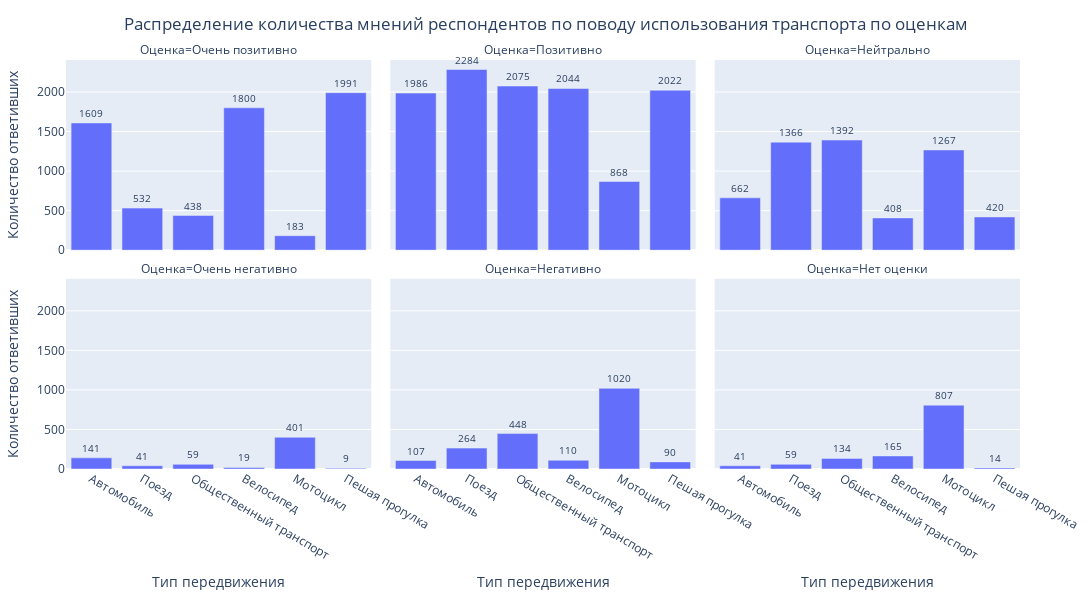
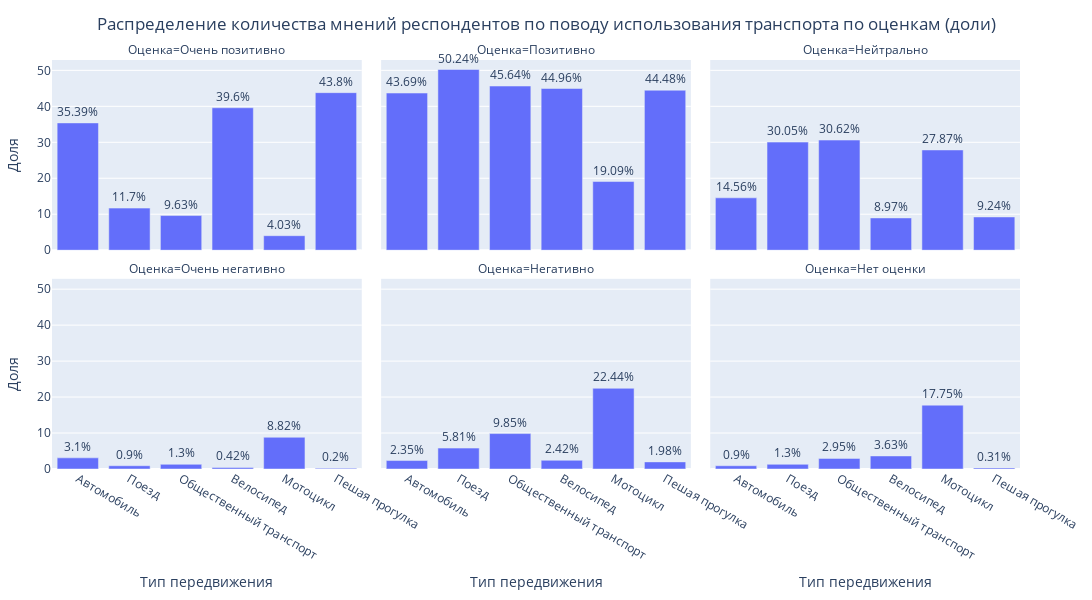

The notebook cell these images were saved under, in order:
### Markdown cell above
'OORDEEL_AUTO': 'оценка_автомобиля',
'OORDEEL_TREIN': 'оценка_поезда',
'OORDEEL_BTM': 'оценка_общественного_транспорта',
'OORDEEL_FIETS': 'оценка_велосипеда',
'OORDEEL_BROMMER': 'оценка_мопеда',
'OORDEEL_LOPEN': 'оценка_передвижения_пешком',

### Code cell
df31 = df.groupby('OORDEEL_AUTO').size().reset_index().rename(columns = {'OORDEEL_AUTO': 'Оценка автомобиля', 0: 'Количество поездок'}).sort_values('Количество поездок', ascending=False)
df31['Тип передвижения'] = 'Автомобиль'


df32 = df.groupby('OORDEEL_TREIN').size().reset_index().rename(columns = {'OORDEEL_TREIN': 'Оценка поезда', 0: 'Количество поездок'}).sort_values('Количество поездок', ascending=False)
df32['Тип передвижения'] = 'Поезд'


df33 = df.groupby('OORDEEL_BTM').size().reset_index().rename(columns = {'OORDEEL_BTM': 'Оценка общественного транспорта', 0: 'Количество поездок'}).sort_values('Количество поездок', ascending=False)
df33['Тип передвижения'] = 'Общественный транспорт'


df34 = df.groupby('OORDEEL_FIETS').size().reset_index().rename(columns = {'OORDEEL_FIETS': 'Оценка велосипеда', 0: 'Количество поездок'}).sort_values('Количество поездок', ascending=False)
df34['Тип передвижения'] = 'Велосипед'


df35 = df.groupby('OORDEEL_BROMMER').size().reset_index().rename(columns = {'OORDEEL_BROMMER': 'Оценка мотоцикла', 0: 'Количество поездок'}).sort_values('Количество поездок', ascending=False)
df35['Тип передвижения'] = 'Мотоцикл'


df36 = df.groupby('OORDEEL_LOPEN').size().reset_index().rename(columns = {'OORDEEL_LOPEN': 'Оценка ходить пешком', 0: 'Количество поездок'}).sort_values('Количество поездок', ascending=False)
df36['Тип передвижения'] = 'Пешая прогулка'


df3 = pd.concat([df31, df32, df33, df34, df35, df36])

overall = sum(df31['Количество поездок'])



df_long = pd.melt(
    df3,
    id_vars=['Количество поездок', 'Тип передвижения'],
    value_vars=['Оценка автомобиля', 'Оценка поезда', 'Оценка общественного транспорта',
                'Оценка велосипеда', 'Оценка мотоцикла', 'Оценка ходить пешком'],
    var_name='Тип оценки',
    value_name='Оценка'
)


df_long.dropna(inplace=True)

df_long['Доля'] = round((df_long['Количество поездок'] / overall) * 100, 2)


df_long['Оценка'] = df_long['Оценка'].replace({1: 'Очень негативно',
                                   2: 'Негативно',
                                   3: 'Нейтрально',
                                   4: 'Позитивно',
                                   5: 'Очень позитивно',
                                   6: 'Нет оценки',
                                   })
order = ['Очень позитивно', 'Позитивно', 'Нейтрально', 'Очень негативно', 'Негативно', 'Нет оценки']
df_long['Оценка'] = pd.Categorical(df_long['Оценка'], categories=order, ordered=True)

df_long = df_long.rename(columns={'Количество поездок': 'Количество ответивших'})

#--------------ОТОБРАЗИМ ВСЕ В КОЛИЧЕСТВАХ----------------------

fig3 = px.bar(
    df_long, 
    x='Тип передвижения', 
    y='Количество ответивших', 
    text='Количество ответивших',
    facet_col='Оценка',
    facet_col_wrap=3,  # Создаем две строки по 3 графика
    height=600, 
    width=1400,
    category_orders={'Оценка': order}
)

fig3.update_traces(textfont_size=10, textposition='outside', cliponaxis=False)

fig3.update_layout(
    title={'text': 'Распределение количества мнений респондентов по поводу использования транспорта по оценкам', 'x': 0.5},
    margin=dict(t=60, b=40, l=40, r=40),
    legend=dict(title='Тип передвижения', orientation='h', yanchor='bottom', y=-0.2, xanchor='center', x=0.5)
)

fig3.show()


#--------------ОТОБРАЗИМ ВСЕ В ДОЛЯХ----------------------
fig4 = px.bar(
    df_long, 
    x='Тип передвижения', 
    y='Доля', 
    text='Доля',
    facet_col='Оценка',
    facet_col_wrap=3,
    height=600, 
    width=1400,
    category_orders={'Оценка': order}
)

fig4.update_traces(
    textposition='outside',
    textfont=dict(size=12),  
    cliponaxis=False,  
    texttemplate='%{text}%', 
    offsetgroup=1 
)

fig4.update_layout(
    title={'text': 'Распределение количества мнений респондентов по поводу использования транспорта по оценкам (доли)', 'x': 0.5},
    margin=dict(t=60, b=40, l=40, r=40),
    uniformtext_minsize=12,
    uniformtext_mode='show'  
)

fig4.show()

### Figure 1 — Plotly figure (JSON) as saved in the notebook; plotly's stock layout.template omitted (floating-point values rounded to 4 significant figures)
{"data": [{"cliponaxis": false, "hovertemplate": "Оценка=Очень позитивно<br>Тип передвижения=%{x}<br>Количество ответивших=%{text}<extra></extra>", "legendgroup": "", "marker": {"color": "#636efa", "pattern": {"shape": ""}}, "name": "", "orientation": "v", "showlegend": false, "text": [1609.0, 532.0, 438.0, 1800.0, 183.0, 1991.0], "textfont": {"size": 10}, "textposition": "outside", "type": "bar", "x": ["Автомобиль", "Поезд", "Общественный транспорт", "Велосипед", "Мотоцикл", "Пешая прогулка"], "xaxis": "x4", "y": [1609, 532, 438, 1800, 183, 1991], "yaxis": "y4"}, {"cliponaxis": false, "hovertemplate": "Оценка=Позитивно<br>Тип передвижения=%{x}<br>Количество ответивших=%{text}<extra></extra>", "legendgroup": "", "marker": {"color": "#636efa", "pattern": {"shape": ""}}, "name": "", "orientation": "v", "showlegend": false, "text": [1986.0, 2284.0, 2075.0, 2044.0, 868.0, 2022.0], "textfont": {"size": 10}, "textposition": "outside", "type": "bar", "x": ["Автомобиль", "Поезд", "Общественный транспорт", "Велосипед", "Мотоцикл", "Пешая прогулка"], "xaxis": "x5", "y": [1986, 2284, 2075, 2044, 868, 2022], "yaxis": "y5"}, {"cliponaxis": false, "hovertemplate": "Оценка=Нейтрально<br>Тип передвижения=%{x}<br>Количество ответивших=%{text}<extra></extra>", "legendgroup": "", "marker": {"color": "#636efa", "pattern": {"shape": ""}}, "name": "", "orientation": "v", "showlegend": false, "text": [662.0, 1366.0, 1392.0, 408.0, 1267.0, 420.0], "textfont": {"size": 10}, "textposition": "outside", "type": "bar", "x": ["Автомобиль", "Поезд", "Общественный транспорт", "Велосипед", "Мотоцикл", "Пешая прогулка"], "xaxis": "x6", "y": [662, 1366, 1392, 408, 1267, 420], "yaxis": "y6"}, {"cliponaxis": false, "hovertemplate": "Оценка=Очень негативно<br>Тип передвижения=%{x}<br>Количество ответивших=%{text}<extra></extra>", "legendgroup": "", "marker": {"color": "#636efa", "pattern": {"shape": ""}}, "name": "", "orientation": "v", "showlegend": false, "text": [141.0, 41.0, 59.0, 19.0, 401.0, 9.0], "textfont": {"size": 10}, "textposition": "outside", "type": "bar", "x": ["Автомобиль", "Поезд", "Общественный транспорт", "Велосипед", "Мотоцикл", "Пешая прогулка"], "xaxis": "x", "y": [141, 41, 59, 19, 401, 9], "yaxis": "y"}, {"cliponaxis": false, "hovertemplate": "Оценка=Негативно<br>Тип передвижения=%{x}<br>Количество ответивших=%{text}<extra></extra>", "legendgroup": "", "marker": {"color": "#636efa", "pattern": {"shape": ""}}, "name": "", "orientation": "v", "showlegend": false, "text": [107.0, 264.0, 448.0, 110.0, 1020.0, 90.0], "textfont": {"size": 10}, "textposition": "outside", "type": "bar", "x": ["Автомобиль", "Поезд", "Общественный транспорт", "Велосипед", "Мотоцикл", "Пешая прогулка"], "xaxis": "x2", "y": [107, 264, 448, 110, 1020, 90], "yaxis": "y2"}, {"cliponaxis": false, "hovertemplate": "Оценка=Нет оценки<br>Тип передвижения=%{x}<br>Количество ответивших=%{text}<extra></extra>", "legendgroup": "", "marker": {"color": "#636efa", "pattern": {"shape": ""}}, "name": "", "orientation": "v", "showlegend": false, "text": [41.0, 59.0, 134.0, 165.0, 807.0, 14.0], "textfont": {"size": 10}, "textposition": "outside", "type": "bar", "x": ["Автомобиль", "Поезд", "Общественный транспорт", "Велосипед", "Мотоцикл", "Пешая прогулка"], "xaxis": "x3", "y": [41, 59, 134, 165, 807, 14], "yaxis": "y3"}], "layout": {"annotations": [{"font": {}, "showarrow": false, "text": "Оценка=Очень негативно", "x": 0.16, "xanchor": "center", "xref": "paper", "y": 0.465, "yanchor": "bottom", "yref": "paper"}, {"font": {}, "showarrow": false, "text": "Оценка=Негативно", "x": 0.5, "xanchor": "center", "xref": "paper", "y": 0.465, "yanchor": "bottom", "yref": "paper"}, {"font": {}, "showarrow": false, "text": "Оценка=Нет оценки", "x": 0.84, "xanchor": "center", "xref": "paper", "y": 0.465, "yanchor": "bottom", "yref": "paper"}, {"font": {}, "showarrow": false, "text": "Оценка=Очень позитивно", "x": 0.16, "xanchor": "center", "xref": "paper", "y": 1.0, "yanchor": "bottom", "yref": "paper"}, {"font": {}, "showarrow": false, "text": "Оценка=Позитивно", "x": 0.5, "xanchor": "center", "xref": "paper", "y": 1.0, "yanchor": "bottom", "yref": "paper"}, {"font": {}, "showarrow": false, "text": "Оценка=Нейтрально", "x": 0.84, "xanchor": "center", "xref": "paper", "y": 1.0, "yanchor": "bottom", "yref": "paper"}], "barmode": "relative", "height": 600, "legend": {"orientation": "h", "title": {"text": "Тип передвижения"}, "tracegroupgap": 0, "x": 0.5, "xanchor": "center", "y": -0.2, "yanchor": "bottom"}, "margin": {"b": 40, "l": 40, "r": 40, "t": 60}, "title": {"text": "Распределение количества мнений респондентов по поводу использования транспорта по оценкам", "x": 0.5}, "width": 1400, "xaxis": {"anchor": "y", "domain": [0, 0.32], "title": {"text": "Тип передвижения"}}, "xaxis2": {"anchor": "y2", "domain": [0.34, 0.66], "matches": "x", "title": {"text": "Тип передвижения"}}, "xaxis3": {"anchor": "y3", "domain": [0.68, 1.0], "matches": "x", "title": {"text": "Тип передвижения"}}, "xaxis4": {"anchor": "y4", "domain": [0, 0.32], "matches": "x", "showticklabels": false}, "xaxis5": {"anchor": "y5", "domain": [0.34, 0.66], "matches": "x", "showticklabels": false}, "xaxis6": {"anchor": "y6", "domain": [0.68, 1.0], "matches": "x", "showticklabels": false}, "yaxis": {"anchor": "x", "domain": [0, 0.465], "title": {"text": "Количество ответивших"}}, "yaxis2": {"anchor": "x2", "domain": [0, 0.465], "matches": "y", "showticklabels": false}, "yaxis3": {"anchor": "x3", "domain": [0, 0.465], "matches": "y", "showticklabels": false}, "yaxis4": {"anchor": "x4", "domain": [0.535, 1.0], "matches": "y", "title": {"text": "Количество ответивших"}}, "yaxis5": {"anchor": "x5", "domain": [0.535, 1.0], "matches": "y", "showticklabels": false}, "yaxis6": {"anchor": "x6", "domain": [0.535, 1.0], "matches": "y", "showticklabels": false}}}

### Figure 2 — Plotly figure (JSON) as saved in the notebook; plotly's stock layout.template omitted (floating-point values rounded to 4 significant figures)
{"data": [{"cliponaxis": false, "hovertemplate": "Оценка=Очень позитивно<br>Тип передвижения=%{x}<br>Доля=%{text}<extra></extra>", "legendgroup": "", "marker": {"color": "#636efa", "pattern": {"shape": ""}}, "name": "", "offsetgroup": "1", "orientation": "v", "showlegend": false, "text": [35.39, 11.7, 9.63, 39.6, 4.03, 43.8], "textfont": {"size": 12}, "textposition": "outside", "texttemplate": "%{text}%", "type": "bar", "x": ["Автомобиль", "Поезд", "Общественный транспорт", "Велосипед", "Мотоцикл", "Пешая прогулка"], "xaxis": "x4", "y": [35.39, 11.7, 9.63, 39.6, 4.03, 43.8], "yaxis": "y4"}, {"cliponaxis": false, "hovertemplate": "Оценка=Позитивно<br>Тип передвижения=%{x}<br>Доля=%{text}<extra></extra>", "legendgroup": "", "marker": {"color": "#636efa", "pattern": {"shape": ""}}, "name": "", "offsetgroup": "1", "orientation": "v", "showlegend": false, "text": [43.69, 50.24, 45.64, 44.96, 19.09, 44.48], "textfont": {"size": 12}, "textposition": "outside", "texttemplate": "%{text}%", "type": "bar", "x": ["Автомобиль", "Поезд", "Общественный транспорт", "Велосипед", "Мотоцикл", "Пешая прогулка"], "xaxis": "x5", "y": [43.69, 50.24, 45.64, 44.96, 19.09, 44.48], "yaxis": "y5"}, {"cliponaxis": false, "hovertemplate": "Оценка=Нейтрально<br>Тип передвижения=%{x}<br>Доля=%{text}<extra></extra>", "legendgroup": "", "marker": {"color": "#636efa", "pattern": {"shape": ""}}, "name": "", "offsetgroup": "1", "orientation": "v", "showlegend": false, "text": [14.56, 30.05, 30.62, 8.97, 27.87, 9.24], "textfont": {"size": 12}, "textposition": "outside", "texttemplate": "%{text}%", "type": "bar", "x": ["Автомобиль", "Поезд", "Общественный транспорт", "Велосипед", "Мотоцикл", "Пешая прогулка"], "xaxis": "x6", "y": [14.56, 30.05, 30.62, 8.97, 27.87, 9.24], "yaxis": "y6"}, {"cliponaxis": false, "hovertemplate": "Оценка=Очень негативно<br>Тип передвижения=%{x}<br>Доля=%{text}<extra></extra>", "legendgroup": "", "marker": {"color": "#636efa", "pattern": {"shape": ""}}, "name": "", "offsetgroup": "1", "orientation": "v", "showlegend": false, "text": [3.1, 0.9, 1.3, 0.42, 8.82, 0.2], "textfont": {"size": 12}, "textposition": "outside", "texttemplate": "%{text}%", "type": "bar", "x": ["Автомобиль", "Поезд", "Общественный транспорт", "Велосипед", "Мотоцикл", "Пешая прогулка"], "xaxis": "x", "y": [3.1, 0.9, 1.3, 0.42, 8.82, 0.2], "yaxis": "y"}, {"cliponaxis": false, "hovertemplate": "Оценка=Негативно<br>Тип передвижения=%{x}<br>Доля=%{text}<extra></extra>", "legendgroup": "", "marker": {"color": "#636efa", "pattern": {"shape": ""}}, "name": "", "offsetgroup": "1", "orientation": "v", "showlegend": false, "text": [2.35, 5.81, 9.85, 2.42, 22.44, 1.98], "textfont": {"size": 12}, "textposition": "outside", "texttemplate": "%{text}%", "type": "bar", "x": ["Автомобиль", "Поезд", "Общественный транспорт", "Велосипед", "Мотоцикл", "Пешая прогулка"], "xaxis": "x2", "y": [2.35, 5.81, 9.85, 2.42, 22.44, 1.98], "yaxis": "y2"}, {"cliponaxis": false, "hovertemplate": "Оценка=Нет оценки<br>Тип передвижения=%{x}<br>Доля=%{text}<extra></extra>", "legendgroup": "", "marker": {"color": "#636efa", "pattern": {"shape": ""}}, "name": "", "offsetgroup": "1", "orientation": "v", "showlegend": false, "text": [0.9, 1.3, 2.95, 3.63, 17.75, 0.31], "textfont": {"size": 12}, "textposition": "outside", "texttemplate": "%{text}%", "type": "bar", "x": ["Автомобиль", "Поезд", "Общественный транспорт", "Велосипед", "Мотоцикл", "Пешая прогулка"], "xaxis": "x3", "y": [0.9, 1.3, 2.95, 3.63, 17.75, 0.31], "yaxis": "y3"}], "layout": {"annotations": [{"font": {}, "showarrow": false, "text": "Оценка=Очень негативно", "x": 0.16, "xanchor": "center", "xref": "paper", "y": 0.465, "yanchor": "bottom", "yref": "paper"}, {"font": {}, "showarrow": false, "text": "Оценка=Негативно", "x": 0.5, "xanchor": "center", "xref": "paper", "y": 0.465, "yanchor": "bottom", "yref": "paper"}, {"font": {}, "showarrow": false, "text": "Оценка=Нет оценки", "x": 0.84, "xanchor": "center", "xref": "paper", "y": 0.465, "yanchor": "bottom", "yref": "paper"}, {"font": {}, "showarrow": false, "text": "Оценка=Очень позитивно", "x": 0.16, "xanchor": "center", "xref": "paper", "y": 1.0, "yanchor": "bottom", "yref": "paper"}, {"font": {}, "showarrow": false, "text": "Оценка=Позитивно", "x": 0.5, "xanchor": "center", "xref": "paper", "y": 1.0, "yanchor": "bottom", "yref": "paper"}, {"font": {}, "showarrow": false, "text": "Оценка=Нейтрально", "x": 0.84, "xanchor": "center", "xref": "paper", "y": 1.0, "yanchor": "bottom", "yref": "paper"}], "barmode": "relative", "height": 600, "legend": {"tracegroupgap": 0}, "margin": {"b": 40, "l": 40, "r": 40, "t": 60}, "title": {"text": "Распределение количества мнений респондентов по поводу использования транспорта по оценкам (доли)", "x": 0.5}, "uniformtext": {"minsize": 12, "mode": "show"}, "width": 1400, "xaxis": {"anchor": "y", "domain": [0, 0.32], "title": {"text": "Тип передвижения"}}, "xaxis2": {"anchor": "y2", "domain": [0.34, 0.66], "matches": "x", "title": {"text": "Тип передвижения"}}, "xaxis3": {"anchor": "y3", "domain": [0.68, 1.0], "matches": "x", "title": {"text": "Тип передвижения"}}, "xaxis4": {"anchor": "y4", "domain": [0, 0.32], "matches": "x", "showticklabels": false}, "xaxis5": {"anchor": "y5", "domain": [0.34, 0.66], "matches": "x", "showticklabels": false}, "xaxis6": {"anchor": "y6", "domain": [0.68, 1.0], "matches": "x", "showticklabels": false}, "yaxis": {"anchor": "x", "domain": [0, 0.465], "title": {"text": "Доля"}}, "yaxis2": {"anchor": "x2", "domain": [0, 0.465], "matches": "y", "showticklabels": false}, "yaxis3": {"anchor": "x3", "domain": [0, 0.465], "matches": "y", "showticklabels": false}, "yaxis4": {"anchor": "x4", "domain": [0.535, 1.0], "matches": "y", "title": {"text": "Доля"}}, "yaxis5": {"anchor": "x5", "domain": [0.535, 1.0], "matches": "y", "showticklabels": false}, "yaxis6": {"anchor": "x6", "domain": [0.535, 1.0], "matches": "y", "showticklabels": false}}}
